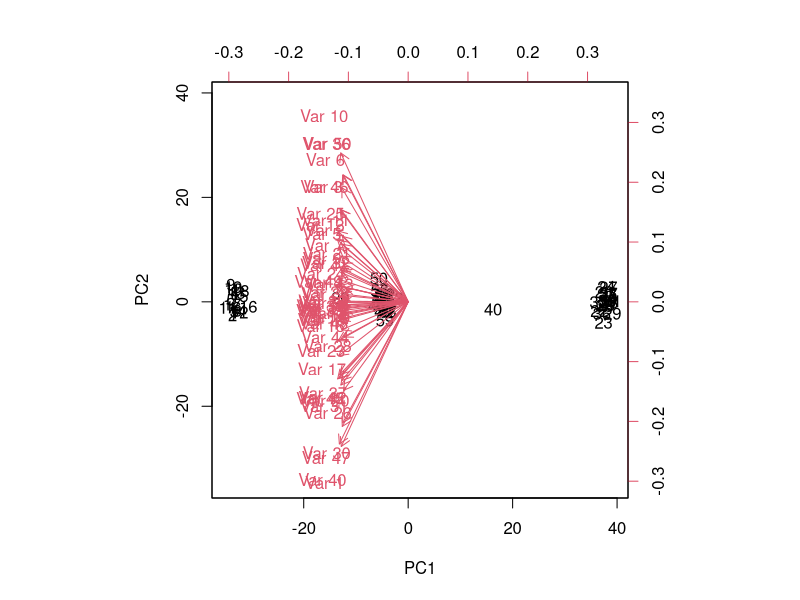
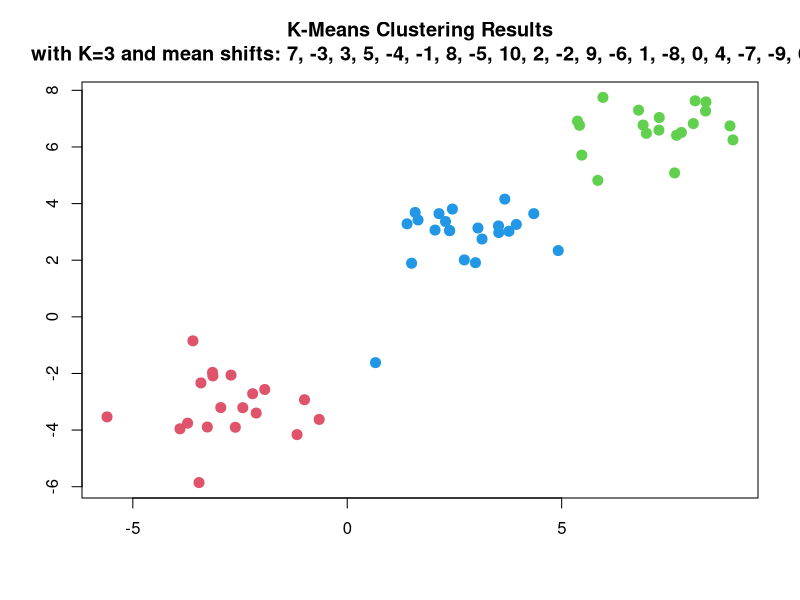
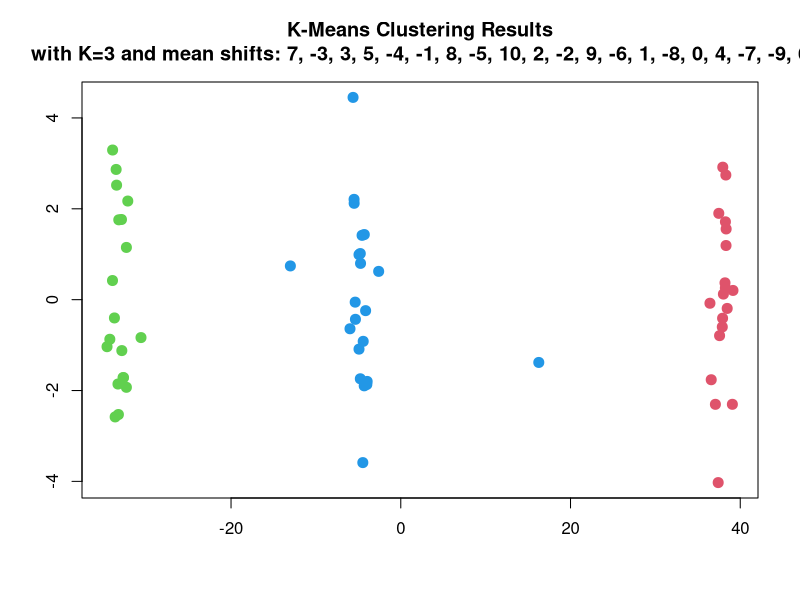

The R script that drew these images, in order:
## ---- chunk 1
num_classes <- 3
variables <- 50
obs <- 20
set.seed(2394)
total_obs <- obs * num_classes
x <- matrix(rnorm(num_classes*variables*obs), ncol = variables)
mean_shift <- sample(-10:10, obs, replace = FALSE)
for (var in 1:variables) {
  for (c in 0:(num_classes - 1)) {
    l<-(c * obs):((c + 1) * obs)
    x[l, var] <- x[l, var]+ mean_shift[c+1]
  }
}

## ---- chunk 2

pr.out <- prcomp(x)
biplot(pr.out, scale = 0  )
## ---- chunk 3
km.out <- kmeans(x, 3, nstart = 20)
plot(x, col = (km.out$cluster + 1), main = paste0("K-Means Clustering Results
with K=", num_classes, ' and mean shifts: ', paste(mean_shift, collapse = ', ')), xlab = "", ylab = "", pch = 20, cex = 2)
km.out
km.out$tot.withinss

l<-c(rep(1,20),rep(2,20),rep(3,20))
out<-unlist(km.out["cluster"])
table(l,out)
## ---- chunk 4
set.seed(22)
km.out<-kmeans(pr.out$x[,c(1,2)],centers=3)

plot(pr.out$x[,c(1,2)], col = (km.out$cluster + 1), main = paste0("K-Means Clustering Results
with K=", num_classes, ' and mean shifts: ', paste(mean_shift, collapse = ', ')), xlab = "", ylab = "", pch = 20, cex = 2)
km.out
km.out$tot.withinss

l<-c(rep(1,20),rep(2,20),rep(3,20))
out<-unlist(km.out["cluster"])
table(l,out)
